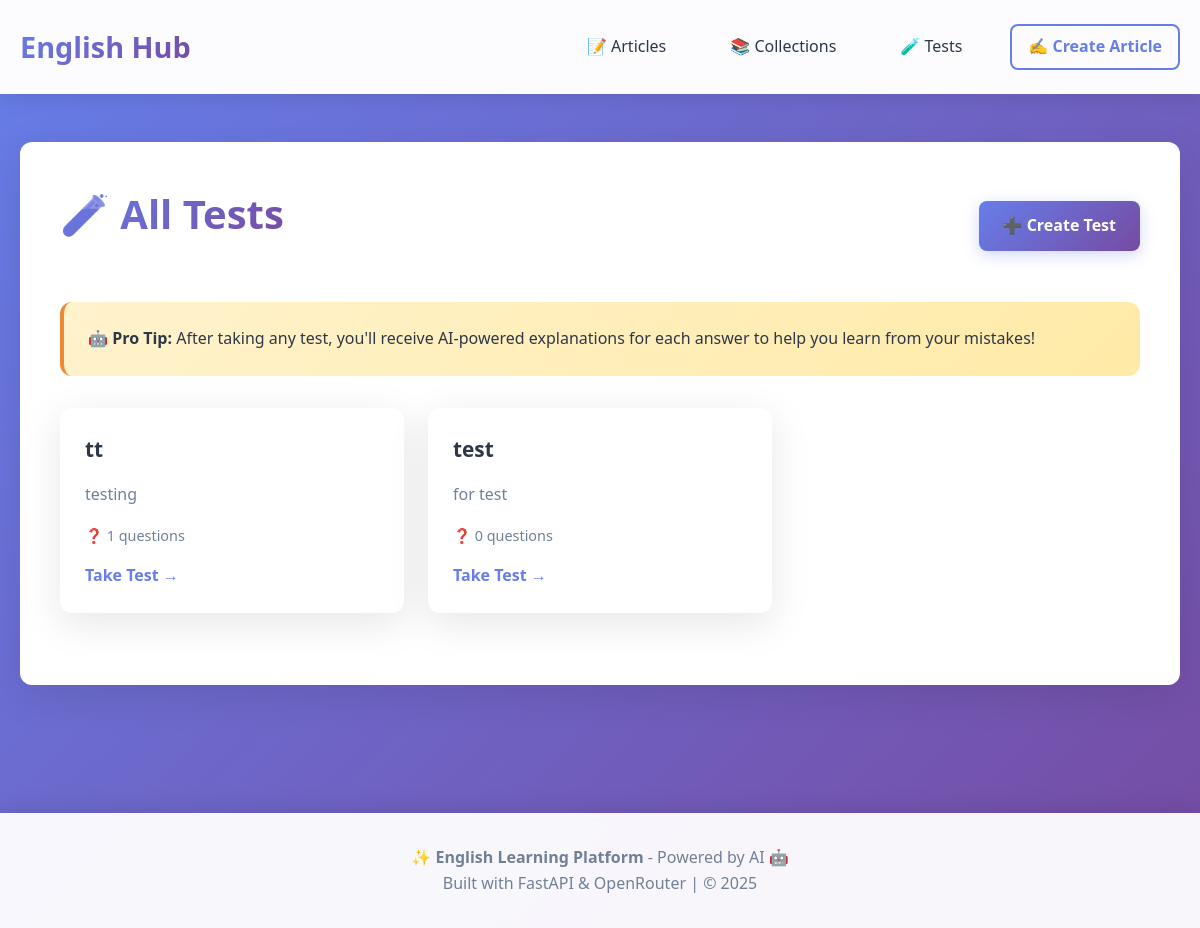
/tests, run on the app's committed database.
### app/models.py (models this page shows)
class Test(Base):
    __tablename__ = "tests"
    id = Column(Integer, primary_key=True, index=True)
    title = Column(String(200), nullable=False)
    description = Column(Text, default="")
    created_at = Column(DateTime, default=datetime.utcnow)
    questions = relationship("Question", back_populates="test", cascade="all, delete-orphan")

### app/main.py (the view)
@app.get("/tests", response_class=HTMLResponse)
def tests_list(request: Request, db=Depends(get_db)):
    tests = crud.get_tests(db)
    return templates.TemplateResponse("tests.html", {"request": request, "tests": tests})

### app/templates/tests.html (shortened to what this page needs)
{% extends "base.html" %}
{% block content %}
<div class="content-card">
  <div style="display: flex; justify-content: space-between; align-items: center; margin-bottom: 2rem;">
    <h1>🧪 All Tests</h1>
    <a href="/tests/create" class="btn">➕ Create Test</a>
  </div>
  <div class="ai-section" style="margin-bottom: 2rem;">
    <p style="margin: 0;">
      🤖 <strong>Pro Tip:</strong> After taking any test, you'll receive AI-powered explanations for each answer to help you learn from your mistakes!
    </p>
  </div>
  {% if tests %}
    <div class="card-grid">
      {% for t in tests %}
        <div class="card">
          <h3 class="card-title">{{ t.title }}</h3>
          {% if t.description %}
            <p style="color: var(--gray); margin: 1rem 0; line-height: 1.6;">
              {{ t.description[:150] }}{% if t.description|length > 150 %}...{% endif %}
            </p>
          {% endif %}
          <div class="card-meta">
            <span>❓ {{ t.questions|length if t.questions else 0 }} questions</span>
          </div>
          <a href="/tests/{{ t.id }}" class="card-link">Take Test →</a>
        </div>
      {% endfor %}
    </div>
  {% else %}
    <div style="text-align: center; padding: 4rem 2rem;">
      <h2 style="color: var(--gray);">No tests yet</h2>
      <p style="color: var(--gray); margin: 1rem 0;">Create a test to help students practice!</p>
      <a href="/tests/create" class="btn" style="margin-top: 1rem;">Create Your First Test</a>
    </div>
  {% endif %}
</div>
{% endblock %}

### app/static/style.css (style rules this page uses)
:root { --primary: #667eea; --primary-dark: #5a67d8; --secondary: #764ba2; --accent: #f093fb; --success: #48bb78; --warning: #ed8936; --danger: #f56565; --dark: #2d3748; --light: #f7fafc; --gray: #718096; --white: #ffffff; --shadow: 0 10px 40px rgba(0, 0, 0, 0.1); --shadow-hover: 0 15px 50px rgba(0, 0, 0, 0.15); --border-radius: 12px; --transition: all 0.3s cubic-bezier(0.4, 0, 0.2, 1); }
* { margin: 0; padding: 0; box-sizing: border-box; }
body { font-family: 'Segoe UI', Tahoma, Geneva, Verdana, sans-serif; background: linear-gradient(135deg, #667eea 0%, #764ba2 100%); background-attachment: fixed; color: var(--dark); line-height: 1.6; min-height: 100vh; }
.content-card { background: var(--white); border-radius: var(--border-radius); padding: 2.5rem; margin-bottom: 2rem; box-shadow: var(--shadow); transition: var(--transition); animation: slideUp 0.5s ease-out; }
h1, h2, h3, h4, h5, h6 { margin-bottom: 1rem; font-weight: 700; color: var(--dark); }
h1 { font-size: 2.5rem; background: linear-gradient(135deg, var(--primary), var(--secondary)); -webkit-background-clip: text; -webkit-text-fill-color: transparent; background-clip: text; margin-bottom: 1.5rem; }
h3 { font-size: 1.5rem; color: var(--primary); }
.card-grid { display: grid; grid-template-columns: repeat(auto-fill, minmax(300px, 1fr)); gap: 1.5rem; margin: 2rem 0; }
.card { background: var(--white); border-radius: var(--border-radius); padding: 1.5rem; box-shadow: var(--shadow); transition: var(--transition); border: 1px solid transparent; position: relative; overflow: hidden; }
.card::before { content: ''; position: absolute; top: 0; left: 0; width: 100%; height: 4px; background: linear-gradient(90deg, var(--primary), var(--accent)); transform: scaleX(0); transition: var(--transition); }
.card-title { font-size: 1.3rem; font-weight: 600; color: var(--dark); margin-bottom: 0.5rem; }
.card-meta { color: var(--gray); font-size: 0.9rem; margin-bottom: 1rem; display: flex; align-items: center; gap: 0.5rem; }
.card-link { display: inline-block; color: var(--primary); text-decoration: none; font-weight: 600; transition: var(--transition); }
button, .btn { display: inline-block; padding: 0.75rem 1.5rem; background: linear-gradient(135deg, var(--primary), var(--secondary)); color: var(--white); border: none; border-radius: 8px; font-weight: 600; cursor: pointer; transition: var(--transition); text-decoration: none; box-shadow: 0 4px 15px rgba(102, 126, 234, 0.3); }
.ai-section { background: linear-gradient(135deg, #fff3cd, #ffeaa7); border-radius: var(--border-radius); padding: 1.5rem; margin: 2rem 0; border-left: 4px solid var(--warning); }

### data on the page
Test: title "tt", description "testing", questions|length "1"
Test: title "test", description "for test", questions|length "0"
